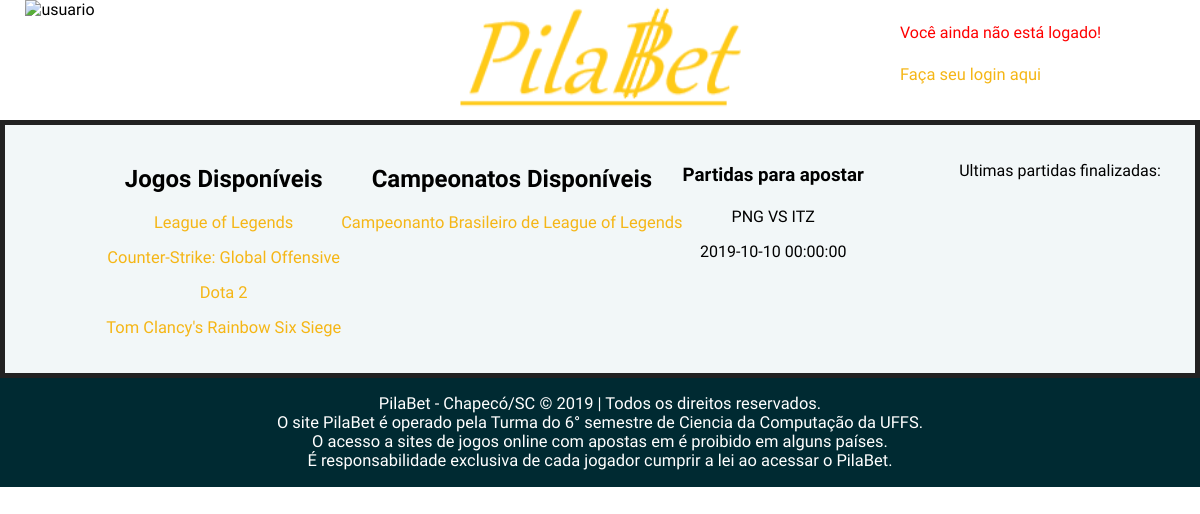
/index.php?idGame=1&idCamp=1, run on an earlier commit of the app's database.
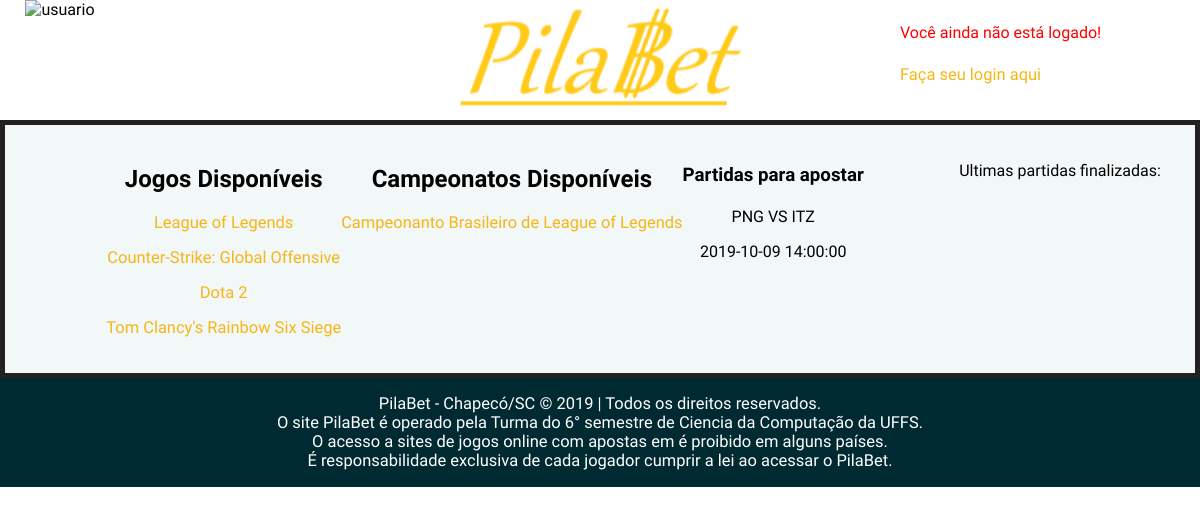
And on a later commit of the database.
### tables this page shows
CREATE TABLE partidas (
    id_partida INTEGER auto_increment,
    horario_inicio timestamp not null,
    horario_termino timestamp not null,
    id_equipe1 INTEGER not null,
    id_equipe2 INTEGER not null,
    pontos_equipe1 INTEGER,
    pontos_equipe2 INTEGER,
    data_cadastro timestamp not null,
    id_camp INTEGER not null,
	constraint partidas primary key(id_partida)
);

CREATE TABLE equipes (
    id_equipe INTEGER auto_increment,
    nome varchar(100) not null,
    id_game INTEGER not null,
    sigla varchar(3) not null,
	constraint equipes primary key(id_equipe),
    constraint fk_equipes_games foreign key (id_game) references games(id_game)
);

### includes/lista_esports.php (the view, shortened to what this page needs)
<?php
include "conexao.php";
?>
<section class = "lista_esports">
	<div class="jogos_disponiveis">
		<h2>Jogos Disponíveis</h2>
		<div class="lista_jogo">
		<?php
		$statement = $conexao->prepare("select id_game, nome from games");
		$statement->execute();
		$assoc = $statement->get_result();
		while ($res = $assoc->fetch_assoc()){
			echo '<p><a href="index.php?idGame='.$res['id_game'].'" > '.$res['nome'].' </a> </p>';
		}
		?>
		</div>
	</div>
</section>

### includes/lista_partidas.php (shortened to what this page needs)
<?php
include "conexao.php";
if(isset($_GET['idCamp'])){
    ?>
    <section class="lista_partidas">
        <?php
        $idCamp = $_GET['idCamp'];
        $statement = $conexao->prepare("SELECT  * from partidas as a where a.id_camp = $idCamp");
	$statement->execute();
        $assoc = $statement->get_result();
	while ($resultado = $assoc->fetch_assoc()){?>
        <div class="partida">
	<h3>Partidas para apostar</h3>
        <?php
	$partida = $resultado['id_partida'];
	$sql = " select * from partidas WHERE id_partida = $partida";
	$res = mysqli_query($conexao, $sql);
        $partida = mysqli_fetch_array($res);
        ?>
        <?php
        $equipe1 = $partida['id_equipe1'];
        $sql = " select * from equipes WHERE id_equipe = $equipe1";
        $equipe1 = mysqli_query($conexao, $sql);
        $equipe1 = mysqli_fetch_array($equipe1);
        $equipe2 = $partida['id_equipe2'];
        $sql = " select * from equipes WHERE id_equipe = $equipe2";
        $equipe2 = mysqli_query($conexao, $sql);
	$equipe2 = mysqli_fetch_array($equipe2);
	echo ''.$equipe1['sigla'].' VS '.$equipe2['sigla'].'<p> '.$partida['horario_termino'].'</p>';?>
        </div>
	<?php
    }?>
</section>
<?php
}?>

What changed in the data, as far as the page shows it:
changed partidas "PNG": horario_termino "2019-10-10 00:00:00" → "2019-10-09 14:00:00"
